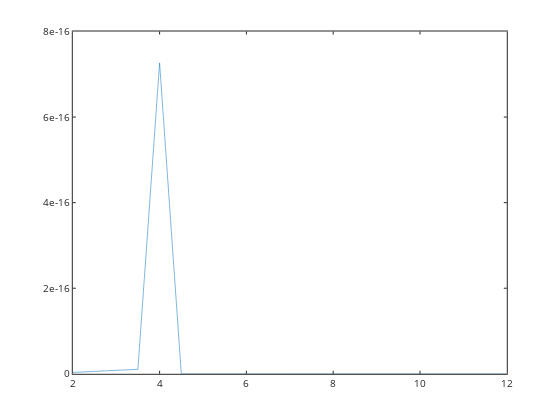

Notebook code cell kept with this figure:
### Code cell
plot(pH,MASSERR)

### Figure 1 — Plotly figure (JSON) as saved in the notebook; plotly's stock layout.template omitted (floating-point values rounded to 4 significant figures)
{"data": [{"line": {"color": "rgb(0,113,188)", "dash": "solid", "width": 0.5}, "marker": {"color": "rgb(0,113,188)", "line": {"color": "rgb(0,113,188)"}, "size": 6, "symbol": "none"}, "mode": "lines", "name": "", "showlegend": false, "type": "scatter", "visibility": true, "x": [2, 2.5, 3, 3.5, 4, 4.5, 5, 5.5, 6, 6.5, 7, 7.5, 8, 8.5, 9, 9.5, 10, 10.5, 11, 11.5, 12], "xaxis": "x", "y": [3.216e-18, 5.621e-18, 8.432e-18, 1.051e-17, 7.266e-16, 1.133e-20, 1.652e-20, 2.202e-20, 1.567e-20, 2.838e-20, 1.525e-20, 9.334e-19, 2.88e-20, 4.743e-20, 3.896e-20, 1.525e-20, 1.186e-20, 4.574e-20, 1.525e-20, 6.776e-21, 3.896e-20], "yaxis": "y"}], "layout": {"height": 420, "hovermode": "closest", "margin": {"b": 0, "l": 0, "r": 0, "t": 0}, "plot_bgcolor": "rgba(0,0,0,0)", "showlegend": false, "width": 560, "xaxis": {"anchor": "y", "autorange": false, "domain": [0.13, 0.905], "exponentformat": "none", "gridcolor": "rgba(38,38,38,0.15)", "gridwidth": 1, "linecolor": "rgb(38,38,38)", "linewidth": 1, "mirror": "ticks", "range": [2, 12], "showgrid": false, "showline": true, "side": "bottom", "spikedash": "solid", "spikemode": "across", "spikesides": false, "spikethickness": 1, "tickangle": 0, "tickcolor": "rgb(38,38,38)", "tickfont": {"color": "rgb(38,38,38)", "size": 10}, "ticklen": 3, "ticks": "inside", "ticktext": ["2", "4", "6", "8", "10", "12"], "tickvals": [2, 4, 6, 8, 10, 12], "title": {"font": {"color": "rgb(0,0,0)", "size": 11}, "text": ""}, "type": "linear", "visible": true, "zeroline": false}, "yaxis": {"anchor": "x", "autorange": false, "domain": [0.11, 0.925], "exponentformat": "none", "gridcolor": "rgba(38,38,38,0.15)", "gridwidth": 1, "linecolor": "rgb(38,38,38)", "linewidth": 1, "mirror": "ticks", "range": [0, 8e-16], "showgrid": false, "showline": true, "side": "left", "spikedash": "solid", "spikemode": "across", "spikesides": false, "spikethickness": 1, "tickangle": 0, "tickcolor": "rgb(38,38,38)", "tickfont": {"color": "rgb(38,38,38)", "size": 10}, "ticklen": 3, "ticks": "inside", "ticktext": ["0", "2e-16", "4e-16", "6e-16", "8e-16"], "tickvals": [0, 2e-16, 4e-16, 6e-16, 8e-16], "title": {"font": {"color": "rgb(0,0,0)", "size": 11}, "text": ""}, "type": "linear", "visible": true, "zeroline": false}}}
